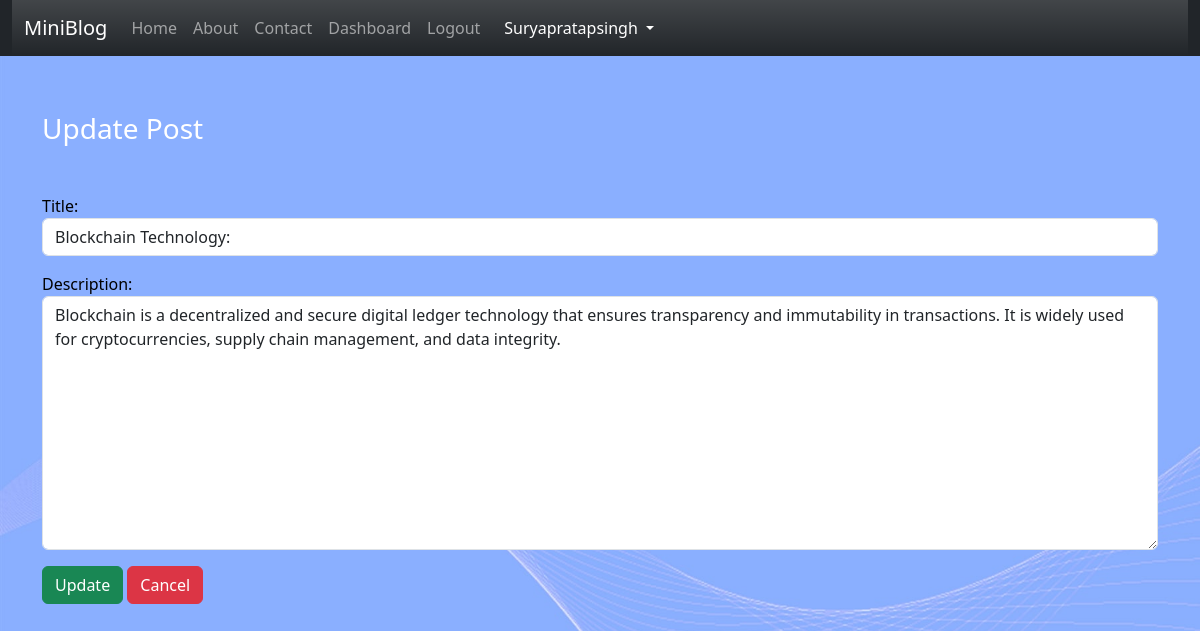
Screenshot of /updatepost/4 (signed in) with the database file from the repository.
### blog/models.py (models this page shows)
class Post(models.Model):
    title=models.CharField(max_length=150)
    desc=models.TextField()

### blog/views.py (the view)
# urls.py: path('updatepost/<int:id>',views.update_post,name="updatepost"),
def update_post(request, id):
    if request.user.is_authenticated:
        if request.method == "POST":
            pi = Post.objects.get(pk=id)
            form = PostForm(request.POST, instance=pi)
            if form.is_valid():
                form.save()
                messages.success(request, 'Post Updated successfully.')  # Add success message
                return HttpResponseRedirect('/dashboard/')  # Replace '/success/' with the desired URL
        else:
            pi = Post.objects.get(pk=id)
            form = PostForm(instance=pi)
        return render(request, 'blog/updatepost.html', {'form': form})
    else:
        return HttpResponseRedirect('/login/')

### blog/forms.py
class PostForm(forms.ModelForm):
    class Meta:
        model=Post
        fields = ['title','desc']
        labels = {'title':'Title', 'desc':'Description'}
        widgets = {
            'title':forms.TextInput(attrs={'class':'form-control'}),
            'desc':forms.Textarea(attrs={'class':'form-control'})
            }

### blog/templates/blog/updatepost.html (shortened to what this page needs)
{% extends 'blog/base.html' %}
{% load static %}
{% block content %}
<div class="clo-sm-10">
    <h3 class="text-white my-5"> Update Post </h3>
    <form action="" method="post" novalidate>
        {{form.as_p}}
        <input type="submit" value="Update" class="btn btn-success">
        <a href="{% url 'dashboard' %}"  class="btn btn-danger">Cancel</a>
    </form>
</div>
{% endblock content %}

### blog/templates/blog/navbar.html (shortened to what this page needs)
<nav class="navbar navbar-expand-lg navbar-dark bg-gradient">
    <div class="container-fluid">
      <a class="navbar-brand" href="{% url 'miniblog1' %}">MiniBlog</a>
      <div class="collapse navbar-collapse" id="navbarNav">
        <ul class="navbar-nav">
          <li class="nav-item">
            <a class="nav-link" aria-current="page" href="{% url 'home' %}">Home</a>
          </li>
          <li class="nav-item">
            <a class="nav-link" href="{% url 'about' %}">About</a>
          </li>
          {% if request.user.is_authenticated %}
          <li class="nav-item">
            <a class="nav-link" href="{% url 'contact' %}">Contact</a>
          </li>
          <li class="nav-item">
            <a class="nav-link" href="{% url 'dashboard'%}">Dashboard</a>
          </li>
          <li class="nav-item">
            <a class="nav-link" href="{% url 'logout'%} ">Logout</a>
          </li>
          <li class="nav-item dropdown mx-2">
            <a class="nav-link dropdown-toggle text-white" href="#" id="profileDropdown" role="button"
              data-bs-toggle="dropdown" aria-expanded="false">
              <span class="text-capitalize">{{request.user.username|capfirst}}</span>
            </a>
          </li>
          {% endif %}
        </ul>
      </div>
    </div>
  </nav>

### rows the page displays
Post: title "Blockchain Technology:", desc "Blockchain is a decentralized and secure digital ledger technology that ensures transparency and immutability in transactions. It is widely used for cryptocurrencies, supply chain management, and data integrity."

### other values shown
{{ request.user.username|capfirst }} "Suryapratapsingh"
